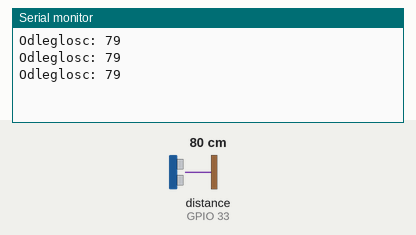
A sketch run on a simulated ESP32. On the bench: the last lines printed to the serial monitor. Wiring (inferred from the names in the program): ultrasonic range finder: trigger GPIO 15; echo GPIO 33. Inputs (shaded band) come from the test bench; at power-on: distance to the obstacle (sensor on GPIO 33) 80 cm. The echo pulse lasts 58.3 µs per cm.

Above: at 1.3 s.
1.4 s: distance to the obstacle (sensor on GPIO 33) set to 2 cm
At 1.9 s:
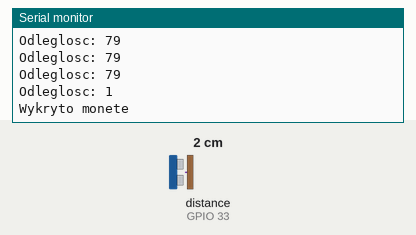
3.5 s: distance to the obstacle (sensor on GPIO 33) set to 4 cm
At 3.9 s:
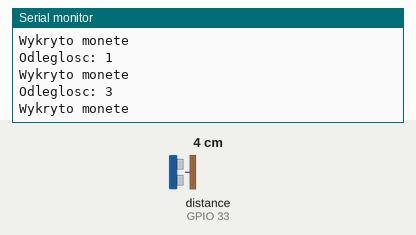
Timing chart, 0 to 6.5 s (numbered marks = the images above; inputs shaded):
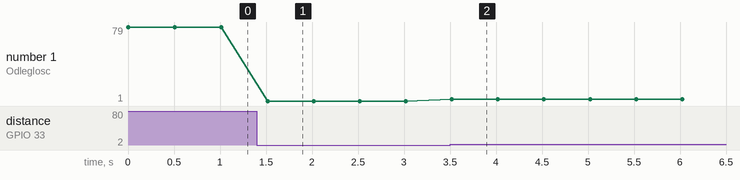

Measured:
- after the input at 1.4 s, the serial monitor: prints a new line after 0.12 s (image 1)
- after the input at 3.5 s, the serial monitor: prints a new line at once (image 2)
- plotted number 1: 79 → 1 after the input at 1.4 s, 1 → 3 after the input at 3.5 s

The sketch:

dalmierz.ino
```cpp
#define trigPin 15
#define echoPin 33

int interact = 5;
void setup() {
  Serial.begin (115200);
  pinMode(trigPin, OUTPUT); //Pin, do którego podłączymy trig jako wyjście
  pinMode(echoPin, INPUT); //a echo, jako wejście
}
void loop() {
  long distance = getDistance();
  Serial.print("Odleglosc: ");
  Serial.println(distance);

  if (distance < interact){
    Serial.println("Wykryto monete");
  }
  delay(500);
}
long getDistance() {
  digitalWrite(trigPin, LOW);
  delayMicroseconds(2);
  digitalWrite(trigPin, HIGH);
  delayMicroseconds(10);
  digitalWrite(trigPin, LOW);

  long duration = pulseIn(echoPin, HIGH);
  return duration * 0.034 / 2; // Wynik w cm
}
```
